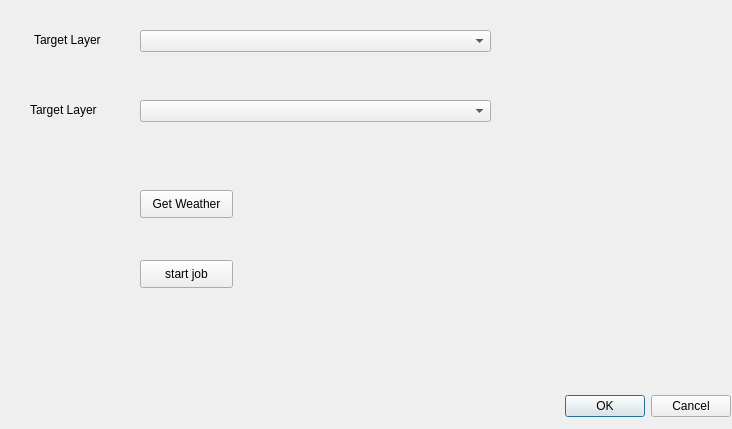
<?xml version="1.0" encoding="UTF-8"?>
<ui version="4.0">
 <class>GeoMetDialogBase</class>
 <widget class="QDialog" name="GeoMetDialogBase">
  <property name="geometry">
   <rect>
    <x>0</x>
    <y>0</y>
    <width>732</width>
    <height>429</height>
   </rect>
  </property>
  <property name="windowTitle">
   <string>GeoMet</string>
  </property>
  <widget class="QDialogButtonBox" name="button_box">
   <property name="geometry">
    <rect>
     <x>390</x>
     <y>390</y>
     <width>341</width>
     <height>32</height>
    </rect>
   </property>
   <property name="orientation">
    <enum>Qt::Horizontal</enum>
   </property>
   <property name="standardButtons">
    <set>QDialogButtonBox::Cancel|QDialogButtonBox::Ok</set>
   </property>
  </widget>
  <widget class="QComboBox" name="layerList">
   <property name="geometry">
    <rect>
     <x>140</x>
     <y>30</y>
     <width>351</width>
     <height>22</height>
    </rect>
   </property>
  </widget>
  <widget class="QComboBox" name="fieldList">
   <property name="geometry">
    <rect>
     <x>140</x>
     <y>100</y>
     <width>351</width>
     <height>22</height>
    </rect>
   </property>
  </widget>
  <widget class="QPushButton" name="getWeatherBtn">
   <property name="geometry">
    <rect>
     <x>140</x>
     <y>190</y>
     <width>93</width>
     <height>28</height>
    </rect>
   </property>
   <property name="text">
    <string>Get Weather</string>
   </property>
  </widget>
  <widget class="QgsFeaturePickerWidget" name="mFeaturePickerWidget">
   <property name="geometry">
    <rect>
     <x>150</x>
     <y>150</y>
     <width>301</width>
     <height>27</height>
    </rect>
   </property>
  </widget>
  <widget class="QLabel" name="label">
   <property name="geometry">
    <rect>
     <x>34</x>
     <y>30</y>
     <width>81</width>
     <height>20</height>
    </rect>
   </property>
   <property name="text">
    <string>Target Layer</string>
   </property>
  </widget>
  <widget class="QLabel" name="label_2">
   <property name="geometry">
    <rect>
     <x>30</x>
     <y>100</y>
     <width>81</width>
     <height>20</height>
    </rect>
   </property>
   <property name="text">
    <string>Target Layer</string>
   </property>
  </widget>
  <widget class="QPushButton" name="startJobBtn">
   <property name="geometry">
    <rect>
     <x>140</x>
     <y>260</y>
     <width>93</width>
     <height>28</height>
    </rect>
   </property>
   <property name="text">
    <string>start job</string>
   </property>
  </widget>
 </widget>
 <customwidgets>
  <customwidget>
   <class>QgsFeaturePickerWidget</class>
   <extends>QWidget</extends>
   <header>qgsfeaturepickerwidget.h</header>
  </customwidget>
 </customwidgets>
 <resources/>
 <connections>
  <connection>
   <sender>button_box</sender>
   <signal>accepted()</signal>
   <receiver>GeoMetDialogBase</receiver>
   <slot>accept()</slot>
   <hints>
    <hint type="sourcelabel">
     <x>20</x>
     <y>20</y>
    </hint>
    <hint type="destinationlabel">
     <x>20</x>
     <y>20</y>
    </hint>
   </hints>
  </connection>
  <connection>
   <sender>button_box</sender>
   <signal>rejected()</signal>
   <receiver>GeoMetDialogBase</receiver>
   <slot>reject()</slot>
   <hints>
    <hint type="sourcelabel">
     <x>20</x>
     <y>20</y>
    </hint>
    <hint type="destinationlabel">
     <x>20</x>
     <y>20</y>
    </hint>
   </hints>
  </connection>
 </connections>
</ui>
